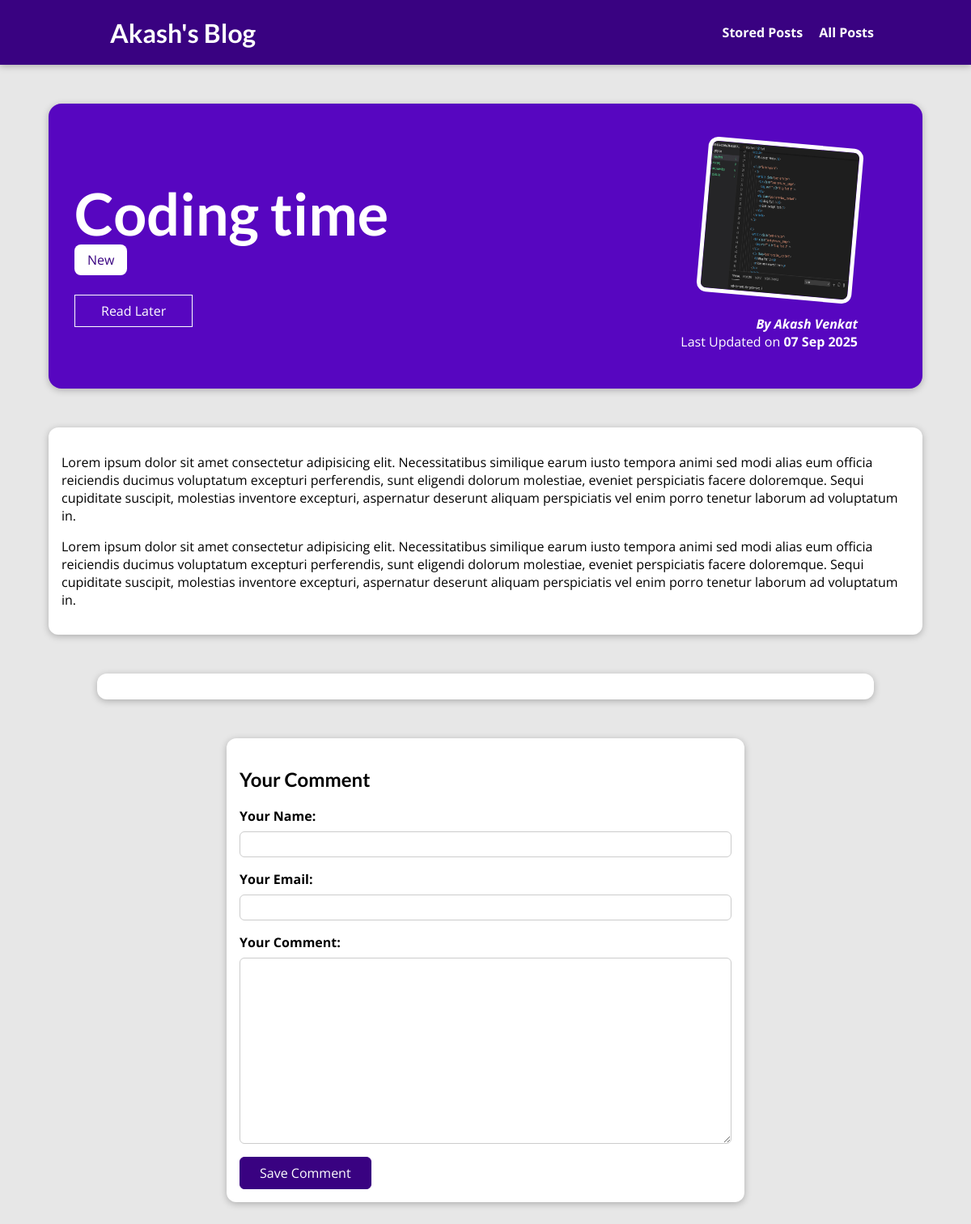
/posts/coding-is-fun, run on the app's committed database.
### blog/models.py (models this page shows, shortened)
class Post(models.Model):
    title = models.CharField(max_length=150)
    excerpt = models.CharField(max_length=200)
    image = models.ImageField(upload_to="posts", null=True)
    date = models.DateField(auto_now=True)
    slug = models.SlugField(unique=True)
    content = models.TextField(validators=[MinLengthValidator(10)])
    author = models.ForeignKey(Author,on_delete=models.SET_NULL,null=True,related_name="posts")
    tag =models.ManyToManyField(Tag)

class Tag(models.Model):
    caption = models.CharField(max_length=20)

class Author(models.Model):
    first_name = models.CharField(max_length=100)
    last_name = models.CharField(max_length=100)
    email_address = models.EmailField()
    def fullname(self):
        return f"{self.first_name} {self.last_name}"
    def __str__(self):
        return self.fullname()

### blog/views.py (the view, shortened to what this page needs)
# urls.py: path("posts/<slug:slug>",views.SinglePostView.as_view(),name="post-detail-page"), #dynamic link
class SinglePostView(View):
    def is_stored_post(self,request,post_id):
        stored_posts = request.session.get("stored_posts")
        if stored_posts is not None:
            is_saved_for_later = post_id in stored_posts
        else:
            is_saved_for_later = False
        return is_saved_for_later
    def get(self,request,slug):
        post = Post.objects.get(slug=slug)
        context = {
            "post":post,
            "post_tag":post.tag.all(),
            "comment_form":CommentForm(),
            "comments":post.comments.all().order_by("-id"),
            "saved_for_later": self.is_stored_post(request,post.id)
        }
        return render(request,"blog/post-detail.html",context)

### blog/forms.py
class CommentForm(forms.ModelForm):
    class Meta:
        model = Comment
        exclude  = ["post"]
        labels = {
            "user_name":"Your Name",
            "user_email":"Your Email",
            "text":"Your Comment",
        }

### blog/templates/blog/post-detail.html (shortened to what this page needs)
{% extends "base.html" %}
{% load static %}
{% block css_files %}
<link rel="stylesheet" href="{% static 'blog/post-detail.css' %}" />
{% endblock %}
{% block content %}
<section id="summary">
  <h2>{{post.title}}</h2>
  <div>
    {% for tag in post_tag%}
      <span class="tag">{{  tag.caption }}</span>
    {% endfor %}
  </div>
  <div id="read-later">
    <form action="{% url 'read-later' %}" method="POST">
      <button>
        {% if saved_for_later%}
          Remove  from 'Read Later' List
        {% else %}
         Read Later
        {% endif %}
      </button>
    </form>
  </div>
  <article>
    <img src="{{  post.image.url }}" alt="{{post.title}}" />
    <address>By <a href="mailto:{{ post.author.email_address}}">{{post.author}}</a></address>
    <div>Last Updated on <time>{{post.date|date:"d M Y"}}</time></div>
  </article>
</section>
<main>
  {{post.content| linebreaks}}
</main>
<section id="comments">
</section>
<section id="comment-form">
  <h2>Your Comment</h2>
  <form action="{% url 'post-detail-page' post.slug%}" method="POST">
    {% for  form_field in  comment_form %}
    <div class="form-control {% if form_field.errors %}invalid {% endif %}">
      {{ form_field.label_tag }}
      {{ form_field }}
    </div>
    {% endfor %}
    <button>Save Comment</button>
  </form>
</section>
{% endblock %}

### static/app.css (style rules this page uses)
* { box-sizing: border-box; }
html { font-family: 'Open Sans', 'Lato', sans-serif; }
body { margin: 0; }
h1, h2, h3 { font-family: 'Lato', sans-serif; font-weight: bold; }

### blog/static/blog/post-detail.css (style rules this page uses)
body { background-color: #e7e7e7; }
#summary { margin: 8rem auto 3rem auto; padding: 2rem; width: 90%; max-width: 90rem; border-radius: 16px; background-color: #5706c0; position: relative; box-shadow: 0 2px 8px rgba(0, 0, 0, 0.25); height: 22rem; }
#summary h2 { color: white; font-size: 4.5rem; margin-bottom: 0.25rem; }
#summary article { position: absolute; top: 2rem; right: 3rem; padding: 1rem 2rem; border-radius: 12px; text-align: right; color: white; }
#summary article img { width: 12rem; height: 12rem; border-radius: 12px; transform: rotateZ(5deg); border: 5px solid white; margin-bottom: 1rem; }
#summary address { font-weight: bold; }
#summary a { color: white; text-decoration: none; }
#summary time { font-weight: bold; }
#read-later { margin: 2rem 0; }
#read-later button { background-color: transparent; border: 1px solid white; padding: 0.5rem 2rem; font: inherit; color: white; cursor: pointer; }
main { width: 90%; max-width: 90rem; margin: 3rem auto; background-color: white; padding: 1rem; border-radius: 12px; box-shadow: 0 2px 8px rgba(0, 0, 0, 0.25); }
.tag { background-color: white; color: #390281; padding: 0.5rem 1rem; border-radius: 8px; }
#comment-form { margin: 3rem auto; width: 90%; max-width: 40rem; border-radius: 12px; background-color: white; box-shadow: 0 2px 8px rgba(0, 0, 0, 0.25); padding: 1rem; }
#comment-form button { font: inherit; background-color: #390281; color: white; border: 1px solid #390281; padding: 0.5rem 1.5rem; border-radius: 6px; cursor: pointer; }
.form-control { margin-bottom: 1rem; }
.form-control label { font-weight: bold; margin-bottom: 0.5rem; display: block; }
.form-control input, .form-control textarea { display: block; width: 100%; font: inherit; padding: 0.25rem; border-radius: 6px; border: 1px solid #ccc; }
#comments { margin: 3rem auto; width: 90%; max-width: 60rem; border-radius: 12px; background-color: white; box-shadow: 0 2px 8px rgba(0, 0, 0, 0.25); padding: 1rem 2rem; }

### data on the page
Post: title "Coding time", image (picture), author "Akash Venkat", date "07 Sep 2025", content "Lorem ipsum dolor sit amet consectetur adipisicing elit. Necessitatibus similique earum iusto tempora animi sed modi alias eum officia reiciendis ducimus voluptatum excepturi perferendis, sunt eligendi dolorum molestiae, eveniet perspiciatis facere doloremque. Sequi cupiditate suscipit, molestias inventore excepturi, aspernatur deserunt aliquam perspiciatis vel enim porro tenetur laborum ad voluptatum in. Lorem ipsum dolor sit amet consectetur adipisicing elit. Necessitatibus similique earum iusto tempora animi sed modi alias eum officia reiciendis ducimus voluptatum excepturi perferendis, sunt eligendi dolorum molestiae, eveniet perspiciatis facere doloremque. Sequi cupiditate suscipit,…"
Tag: caption "New"
